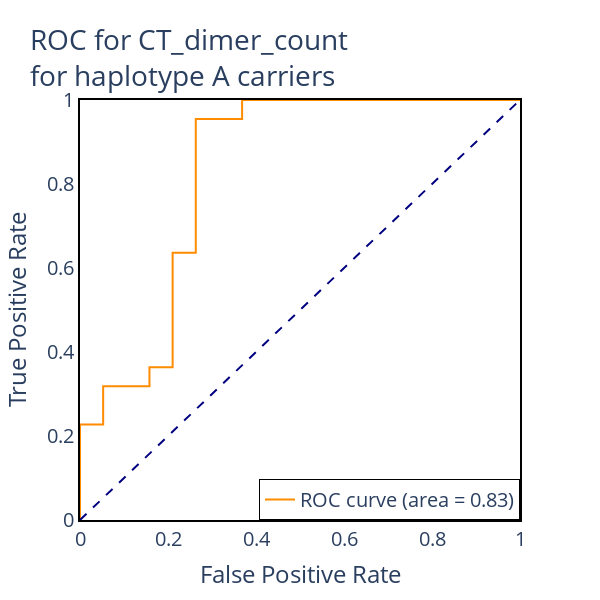

This figure's notebook cell:
### Code cell
# now do the same, but only for major haplotype carriers
roc(df[df["haplotype"] == "major"], "CT_dimer_count", title="ROC for CT_dimer_count<br>for haplotype A carriers")

### Figure 1 — Plotly figure (JSON) as saved in the notebook; plotly's stock layout.template omitted (floating-point values rounded to 4 significant figures)
{"data": [{"line": {"color": "darkorange", "width": 2}, "mode": "lines", "name": "ROC curve (area = 0.83)", "type": "scatter", "x": [0, 0, 0, 0.05263, 0.05263, 0.1579, 0.1579, 0.2105, 0.2105, 0.2632, 0.2632, 0.3684, 0.3684, 0.8947, 1], "y": [0, 0.04545, 0.2273, 0.2273, 0.3182, 0.3182, 0.3636, 0.3636, 0.6364, 0.6364, 0.9545, 0.9545, 1, 1, 1]}, {"line": {"color": "navy", "dash": "dash", "width": 2}, "mode": "lines", "name": "Random", "showlegend": false, "type": "scatter", "x": [0, 1], "y": [0, 1]}], "layout": {"font": {"size": 20}, "height": 600, "legend": {"bordercolor": "black", "borderwidth": 1, "x": 1, "xanchor": "right", "y": 0, "yanchor": "bottom"}, "plot_bgcolor": "white", "showlegend": true, "title": {"text": "ROC for CT_dimer_count<br>for haplotype A carriers"}, "width": 600, "xaxis": {"linecolor": "black", "linewidth": 2, "mirror": true, "range": [0, 1], "showline": true, "title": {"text": "False Positive Rate"}}, "yaxis": {"linecolor": "black", "linewidth": 2, "mirror": true, "range": [0, 1], "showline": true, "title": {"text": "True Positive Rate"}}}}
